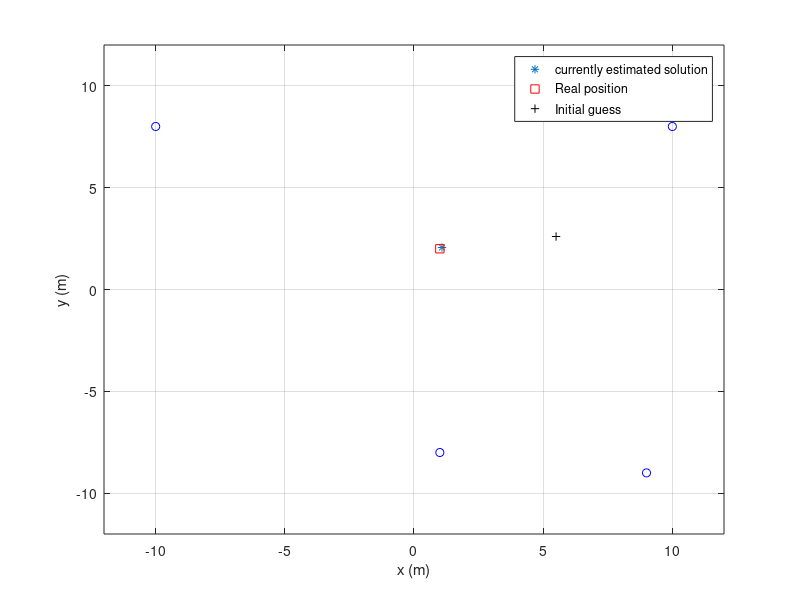

Recreate this plot in MATLAB.

% ***READ *** READ *** READ *** READ *** READ *** READ *** READ *** 

% This program is an example about how to find a solution that minimizes a cost function. 
% The cost function is defined in order to "solve" a set of (simultaneous) equations

% In this example I try to solve 4 equations generated by 4 range
% measurements (distance between a range sensor and 4 known landmarks, i.e.
% it is a triangulation case.)
% Note: you may add more landmarks, so the solver would give an averaged
% solution, which is good for dealing with errors in the measurements.

% The unknown variables are (x,y) (position of the sensor).
% I created a hypothetical map (positions of landmarks) and a
% hypothetical current position of the sensor. Then I simulated 4
% range measurements, from the position (x,y) and the 4 landmarks. Then I
% use the 4 measurements to infer the position (x,y). The inference
% process knows the MAP (positions of the landmarks) and the 4 polluted
% range measurements. It does not know the actual position (x,y), which needs to be
% estimated.
% Note that I add some "noise" to the simulated measurement in order to
% simulate the reality ==> existence of noise in measurements.

% by Jose Guivant. Originally introduced for MTRN2500, S2/2015
% Now, to be effectively used in: 
%   MTRN4110; for hexapod localization purposes.
%   MTRN4010; for evaluating performance of EKF.


function ExampleMinimizingCostFunctionA(slow)

if ~exist('slow','var'), slow=0 ; end;


% I will use this global variable to share some parameters, etc between
% multiple functions.(You may have implemented it in a ddiferent way.)
clc();
global ExtraInfo;


% Create some buffers for recording evolution of optimization
% For analysis purposes. It is not necessary for actual cases, in real-time processing.
InitRecordIterations() ;


% Some simulated map.
ExtraInfo.LandmarksCentersX = [ -10,1,+10,9 ] ;
ExtraInfo.LandmarksCentersY = [ 8,-8,8,-9 ] ;


% For animation/ teaching purposes.
% if "DoItSlowly" is > 0 , it will show the optmimization process in slow
% motion and graphically.
if slow,
ExtraInfo.DoItSlowly=0.05;  %<---------- if <> 0, it will pause, to show slow-motion movie.
else
ExtraInfo.DoItSlowly=0;
end
    
% Simulated position of robot  (A successful estimated solution must converge to
% these values)
RealRobotPosition = [1,2] ;



% simulate range measurements
noise = (rand(1,numel(ExtraInfo.LandmarksCentersX))-0.5)*2* 0.2 ;     
% We simulate some random noise, uniform distribution, range [-0.2,+0.2]. (up to 20cm amplitude!)

% We simulate the noisy measurements by corrupting the perfect measurements
% (by adding the synthetic noise)
ExtraInfo.RealValuesEquations= EvaluateSystemOfEquations( RealRobotPosition )+noise;


% I assume some initial guess, wrong but not "very wrong"
% The optimization tool needs an initial guess!
MyInitialGuessAboutParameters = [5.5,2.6];

% Usually, we try to propose a guess, that is close to the solution
% (so, we "help" the optimizer).
% (in htis case, it is possible, because we know the previous position of the platform)
%MyInitialGuessAboutParameters = 0.1+RealRobotPosition;

fprintf('Real Position (x,y)=[%.3f][%.3f]\n',RealRobotPosition(1:2));
fprintf('Initial guess (x,y)=[%.3f][%.3f]\n',MyInitialGuessAboutParameters(1:2));


% Some plots for showing the situation.
% NOT necessary in real applications!!!!
figure(3) ; clf ;
ExtraInfo.h = plot(MyInitialGuessAboutParameters(1),MyInitialGuessAboutParameters(2),'*');
hold on ; xlabel('x (m)') ; ylabel('y (m)') ;
plot(RealRobotPosition(1),RealRobotPosition(2),'sr');
plot(MyInitialGuessAboutParameters(1),MyInitialGuessAboutParameters(2),'+k');
plot(ExtraInfo.LandmarksCentersX,ExtraInfo.LandmarksCentersY,'ob')
axis([-12,12,-12,12]);
ExtraInfo.hTitle=title(''); zoom on; grid on;
legend({'currently estimated solution','Real position','Initial guess'});


% run the OPTIMIZATION function, provided by Matlab
% I use this function because is efficient and easy to be used. There are other 
% approaches for solving the problem. 
% The optimizer needs to call my cost function,
% "MyCostFunction", when it needs to evaluate the cost associated to
% different instances of the parameters we want to obtain.


options =  optimset('TolFun',1e-3,'TolX',1);  % for telling the optimizer, that we accept 
% a tolerance of 0.001 in the cost function.


tic() ; % just for analyzing performance (processing time)
EstimatedParameters = fminsearch(@MyCostFunction,MyInitialGuessAboutParameters,options);
tElapsed=toc();

% In this case, the cost function I define is "MyCostFunction". See the code
% below.

% ... DONE

fprintf('Solution achieved in t=[%.3f]ms\n',tElapsed*1000);
fprintf('Solution converged to (x,y)=[%.4f][%.4f]\n',EstimatedParameters(1),EstimatedParameters(2));


% update results.
set(ExtraInfo.h,'xdata',EstimatedParameters(1),'ydata',EstimatedParameters(2));
PlotRecordOfIterations(RealRobotPosition) ;


return
end


% -------------------------------------------------------------------
% Here is the COST function I want to minimize.
% It depends on the problem I try to solve.

% This function is called, many times, by the optimization function.
% so, it should be very fast (==> do it properly).
function cost = MyCostFunction(z)
 % "z" : specified by the optimizer.
 
global ExtraInfo; %.LandmarksCentersX;

% Evaluate equations for the proposed hypothesis ( currently, in z )
r = EvaluateSystemOfEquations(z);
err = ExtraInfo.RealValuesEquations - r ;
cost = sum(  abs(err) );  %I propose this cost function.
%Done!


% This part of the code is for producing an animation, in class.
% Just for teaching purposes. NOT NEEDED.
if (ExtraInfo.DoItSlowly>0)
    set(ExtraInfo.h,'xdata',z(1),'ydata',z(2));
    s=sprintf('(in SLOW Motion) X=[%.3f][%.3f]: cost=[%.3e]\n',z(1),z(2),cost);
    set(ExtraInfo.hTitle,'string',s);
    RecordIteration(z,cost);
    pause(ExtraInfo.DoItSlowly);
end;


return ;
end
% --------------------------------------------
% Function that evaluate the 3 equations of interest, for a given instance
% of X  (i.e. of (x,y) )
% You cna modify it to deal with a variable number of landamrks.
function r = EvaluateSystemOfEquations( X )
 global ExtraInfo; %.LandmarksCentersX;

 
 
%   *** I am trying to do this:  
%  i=1;
%  dx = ExtraInfo.LandmarksCentersX(i)-X(1) ; dy = ExtraInfo.LandmarksCentersY(i)-X(2) ;
%  r(i) = sqrt(  dx*dx+dy*dy ) ;
%  
%  i=2;
%  dx = ExtraInfo.LandmarksCentersX(i)-X(1) ; dy = ExtraInfo.LandmarksCentersY(i)-X(2) ;
%  r(i) = sqrt(  dx*dx+dy*dy ) ;
%  
%  i=3;
%  dx = ExtraInfo.LandmarksCentersX(i)-X(1) ; dy = ExtraInfo.LandmarksCentersY(i)-X(2) ;
%  r(i) = sqrt(  dx*dx+dy*dy ) ;
%  ...etc
 
% but I do it, using vectors oprations (faster, in Matlab).
 dxs = ExtraInfo.LandmarksCentersX-X(1);
 dys = ExtraInfo.LandmarksCentersY-X(2);
 r =  sqrt(dxs.*dxs+dys.*dys);
 
 
 
 return;
end
 
% --------------------------------------------------------------
%   JUST FOR PLOTTING / TEACHING / ANIMATION PURPOSES.
%   NOT NEEDED IN YOU IMPLEMENTATIONS. IT CONSUMES PROCESSING.

function RecordIteration(X,cost)
global ExtraInfo; %.LandmarksCentersX;
if (ExtraInfo.iBufferEvolution<ExtraInfo.LmaxBufferEvolution),
     ExtraInfo.BufferEvolution(:,ExtraInfo.iBufferEvolution)=[X(1);X(2);cost];
    ExtraInfo.iBufferEvolution=ExtraInfo.iBufferEvolution+1;
end;
return;
end
function InitRecordIterations()
    global ExtraInfo;
    ExtraInfo.LmaxBufferEvolution =5000;
    ExtraInfo.BufferEvolution = zeros(3,ExtraInfo.LmaxBufferEvolution,'single');
    ExtraInfo.iBufferEvolution =1;
return;
end
function PlotRecordOfIterations(RealRobotPosition)
global ExtraInfo;
ExtraInfo.iBufferEvolution=ExtraInfo.iBufferEvolution-1;
if ExtraInfo.iBufferEvolution>0,
   ExtraInfo.BufferEvolution=ExtraInfo.BufferEvolution(:,1:ExtraInfo.iBufferEvolution);
   figure(1) ; clf;  hold on; xlabel('x (m)') ; ylabel('y (m)') ; box on; zoom on ;
   plot( ExtraInfo.BufferEvolution(1,:),ExtraInfo.BufferEvolution(2,:),'c');
   plot( ExtraInfo.BufferEvolution(1,:),ExtraInfo.BufferEvolution(2,:),'.b');
   plot( ExtraInfo.BufferEvolution(1,[1,ExtraInfo.iBufferEvolution]),ExtraInfo.BufferEvolution(2,[1,ExtraInfo.iBufferEvolution]),'*r');
   plot(RealRobotPosition(1),RealRobotPosition(2),'sr');
   title('How the optimizer "navigated" the parameters space');
   
   figure(2) ; clf;  hold on;
   plot( ExtraInfo.BufferEvolution(3,:),'c');
   plot( ExtraInfo.BufferEvolution(3,:),'.');
   xlabel('Iteration');    ylabel('Cost'); box on; zoom on ;
   title('How the COST function evolved when was being minimized');
end;   
return;
end
% --------------------------------------------------------------



 % --------------------------------------------------------------

 % Things you may try:
 %  1) Not adding noise in the simulation (perfect mesurements)
 %  2) Increase noise ( "worse" sensors)                         (useful for  projects!)    
 %  3) Simulate using a variable number of landmarks (2,3,4 or 5). (useful for  projects!) 
 %  4) Simulate case of "laser" (range and bearing)              (useful for  projects!) 
 %  5) Simulate case of "camera" (just bearing) 
  
 % For questions: use Moodle Forum or email: j.guivant@unsw.edu.au

 
 % -------------------------------------------------------------------
 
